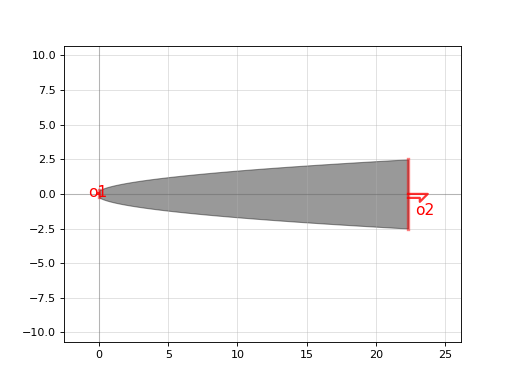

Generate this figure with Python:
import gdsfactory as gf

c = gf.components.taper_adiabatic(width1=0.5, width2=5.0, length=0, alpha=1, wavelength=1.55, npoints=200, cross_section='strip')
c.plot()
